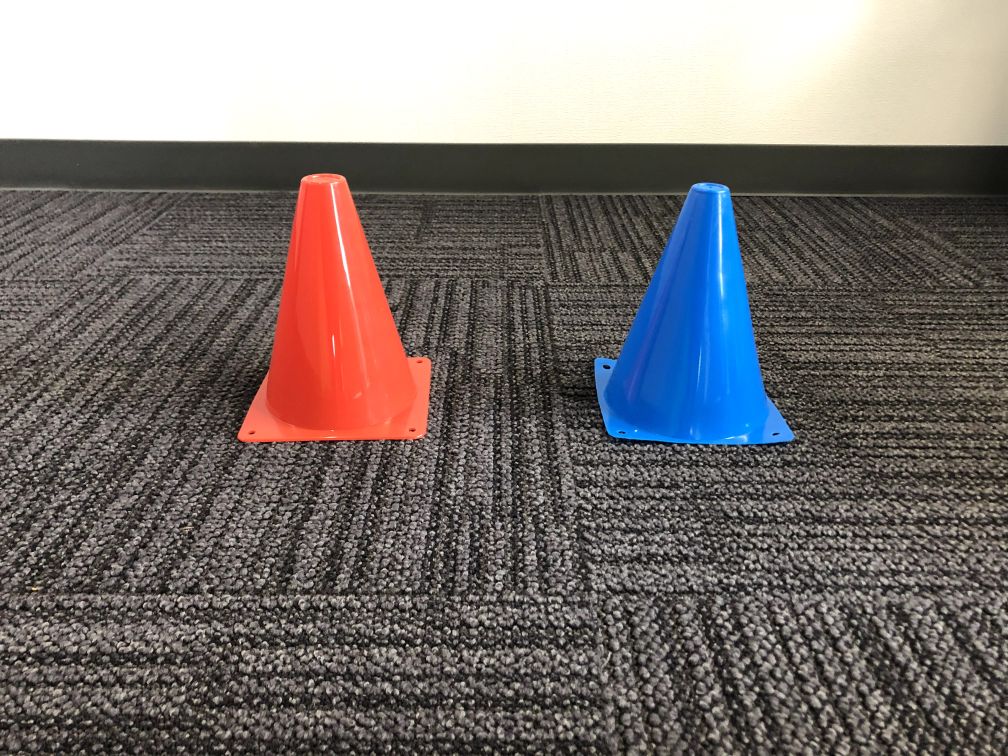
#> input picture picture/red_blue_cone.jpg, 4032 x 3024 px (shown at 1/4 size)
$ jupyter execute hsv_select.ipynb
#> lines starting #> are read from the running program, lines starting #| are printed output that depends on the picture; after the words box and inside, x2 and y2 are one past the last pixel; in counts of white or black regions, pixels touching at a corner belong together
#> further down, img is the input picture: shape (3024, 4032, 3); mean B, G, R 111.4, 113.5, 120.3
### hsv_utils.py
#############################
#### Imports
#############################
from io import BytesIO

import cv2
import IPython.display
import numpy as np
import PIL.Image


#############################
#### functions
#############################
def resize_img(img: np.ndarray, width: int = 640, height: int = 480) -> np.ndarray:
#> called with width = 640, height = 480
    h_o, w_o = img.shape[:2]
#> h_o = 3024; w_o = 4032
    aspect = w_o / h_o
#> aspect = 1.33
    if width / height >= aspect:
        h_n = height
        w_n = round(h_n * aspect)
#> w_n = 640
    else:
        w_n = width
        h_n = round(w_n / aspect)

    return cv2.resize(img, dsize=(w_n, h_n))
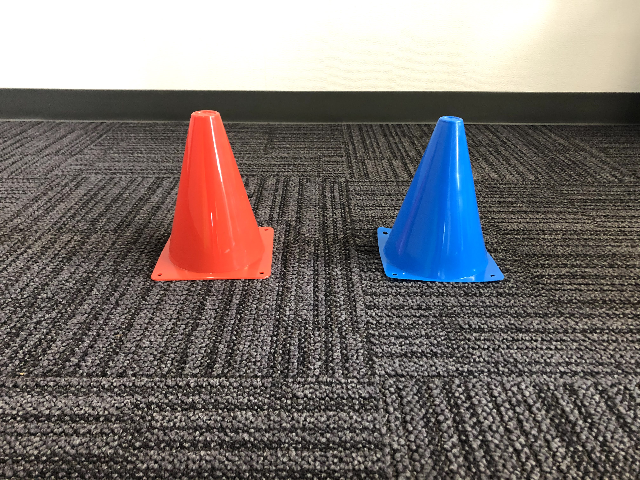
#> returned value: shape (480, 640, 3); mean of channels 0, 1, 2 111.3, 113.4, 120.2; drawn as B, G, R
#> `img_hsv = cv2.cvtColor(img, cv2.COLOR_BGR2HSV)`: img_hsv: shape (480, 640, 3); mean H, S, V 26.8, 46, 128.2
#> the sliders are set to h = [0, 360], s = [0, 255], v = [0, 255]
#> in hsv_select, `mask = cv2.inRange(img_hsv, hsv_min_new, hsv_max_new)`: mask: shape (480, 640); every value is 255


# identify cone
def identify_object(img: np.ndarray, hsv_lower: np.ndarray, hsv_upper: np.ndarray, exist_size: int) -> None:
#> called with hsv_lower = array of shape (3,), hsv_upper = array of shape (3,), exist_size = 100
    img_cp = np.copy(img)

    def find_contours(img: np.ndarray) -> tuple[np.ndarray, np.ndarray]:
        hsv = cv2.cvtColor(img, cv2.COLOR_BGR2HSV)
        hsv_lower[0] /= 2
        hsv_upper[0] /= 2
        mask = cv2.inRange(hsv, hsv_lower, hsv_upper)
        contours, _ = cv2.findContours(mask, cv2.RETR_TREE, cv2.CHAIN_APPROX_SIMPLE)
#> contours = [[[0, 0], [0, 479], [639, 479], [639, 0]]]
        return contours, mask

    def check_contours_exist(contours: np.ndarray) -> tuple[bool, np.ndarray | None]:
        greatest_contour = None

        if not contours:
            return (False, greatest_contour)
        greatest_contour = max(contours, key=cv2.contourArea)

        if cv2.contourArea(greatest_contour) < exist_size:
            return (False, greatest_contour)

        return (True, greatest_contour)

    contours, _ = find_contours(img_cp)
#> contours = [[[0, 0], [0, 479], [639, 479], [639, 0]]]
    contours_exist, greatest_contour = check_contours_exist(contours)
#> in check_contours_exist, `greatest_contour = max(contours, key=cv2.contourArea)`: greatest_contour = [[0, 0], [0, 479], [639, 479], [639, 0]]
#> contours_exist = True; greatest_contour = [[0, 0], [0, 479], [639, 479], [639, 0]]
    if contours_exist:
        cv2.drawContours(img_cp, [greatest_contour], 0, (0, 255, 0), 3)
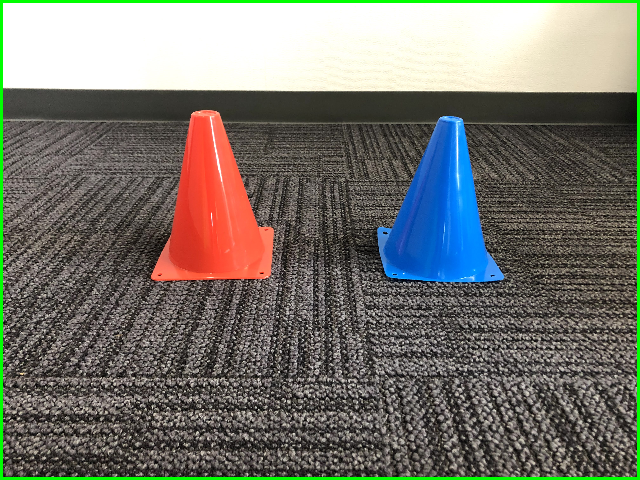
#> img_cp: shape (480, 640, 3); 2.18% of pixels changed, all inside (x1, y1, x2, y2) = (0, 0, 640, 480)

    img = cv2.cvtColor(img_cp, cv2.COLOR_RGB2BGR)
#> img: shape (480, 640, 3)
    f = BytesIO()
    PIL.Image.fromarray(img).save(f, "jpeg")
    img_jpeg = IPython.display.Image(data=f.getvalue())
    IPython.display.display_jpeg(img_jpeg)

### hsv_select.ipynb
[cell 1]
from io import BytesIO

import cv2
import IPython.display
import numpy as np
import PIL.Image
from ipywidgets import widgets

from hsv_utils import identify_object, resize_img

img_hsv = None  # Initialize global variable
img_rgb = None  # Initialize global variable

[cell 2]
def hsv_select(**kwargs) -> None:
    hsv_min = tuple([int(low) for low, high in kwargs.values()])
    hsv_max = tuple([int(high) for low, high in kwargs.values()])
    hsv_min_new = (hsv_min[0]/2, hsv_min[1], hsv_min[2])
    hsv_max_new = (hsv_max[0]/2, hsv_max[1], hsv_max[2])
    mask = cv2.inRange(img_hsv, hsv_min_new, hsv_max_new)
    img_masked = cv2.bitwise_and(img_rgb, img_rgb, mask = mask)
    f = BytesIO()
    PIL.Image.fromarray(img_masked).save(f, "jpeg")
    img_jpeg = IPython.display.Image(data=f.getvalue())
    IPython.display.display_jpeg(img_jpeg)

[cell 3]
# 画像を読み込む。
img = cv2.imread("./picture/red_blue_cone.jpg")
img = resize_img(img)

img_rgb = cv2.cvtColor(img, cv2.COLOR_BGR2RGB)
img_hsv = cv2.cvtColor(img, cv2.COLOR_BGR2HSV)

# hsvを設定するスライダー
hsv = {}
hsv["h"] = widgets.IntRangeSlider(
    value=[0, 360], min=0, max=360, description="Hue:", continuous_update=True, layout=widgets.Layout(width="100%"),
)
hsv["s"] = widgets.IntRangeSlider(
    value=[0, 255],
    min=0,
    max=255,
    description="Saturation:",
    continuous_update=True,
    layout=widgets.Layout(width="100%"),
)
hsv["v"] = widgets.IntRangeSlider(
    value=[0, 255], min=0, max=255, description="Value:", continuous_update=True, layout=widgets.Layout(width="100%"),
)


# マスクされた画像を表示
widgets.interactive(hsv_select, **hsv)

[cell 4]
# HSVの下限と上限を設定
HSV_LOWER = np.array([0, 0, 0])
HSV_UPPER = np.array([360, 255, 255])

$ run again, with picture/IMG_1632.jpg copied over picture/red_blue_cone.jpg
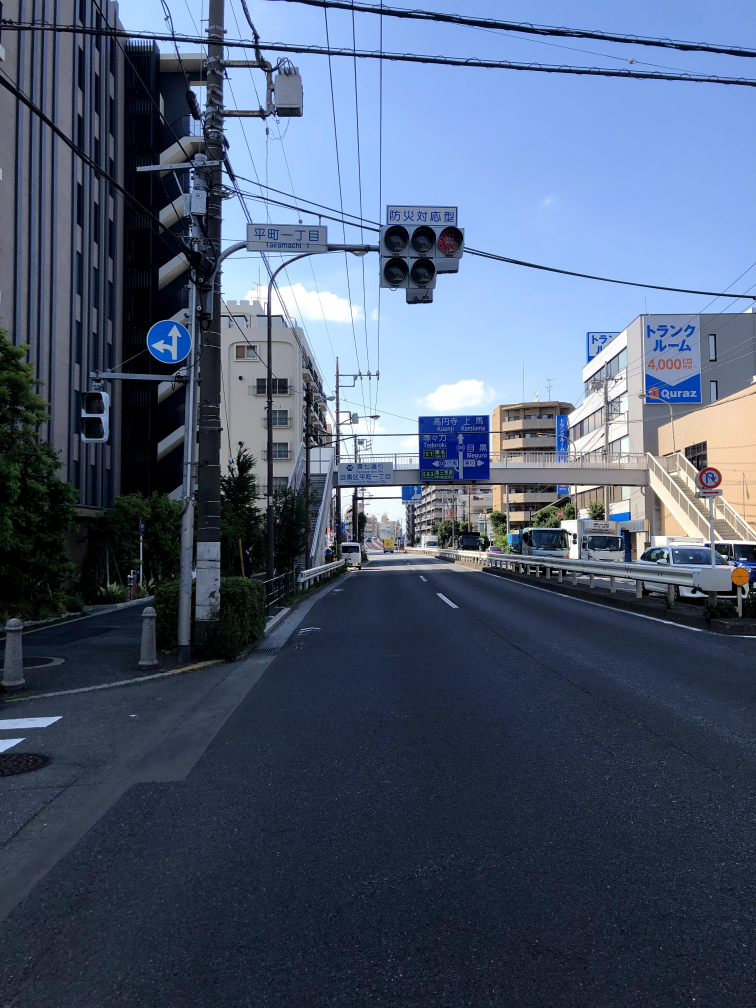
#> input picture picture/IMG_1632.jpg, 3024 x 4032 px (shown at 1/4 size)
#> img is the input picture: shape (4032, 3024, 3); mean B, G, R 114.5, 90.8, 76.5
#> in resize_img, `return cv2.resize(img, dsize=(w_n, h_n))`:
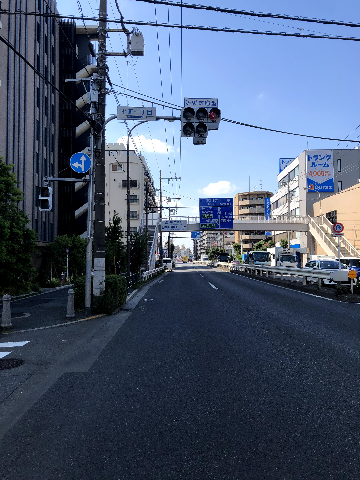
#> returned value: shape (480, 360, 3); mean of channels 0, 1, 2 114.4, 90.7, 76.4; drawn as B, G, R
#> img_hsv: shape (480, 360, 3); mean H, S, V 103.2, 107.8, 116
#> mask: shape (480, 360); every value is 255
#> in find_contours, `contours, _ = cv2.findContours(mask, cv2.RETR_TREE, cv2.CHAIN_APPROX_S..`: contours = [[[0, 0], [0, 479], [359, 479], [359, 0]]]
#> in check_contours_exist, `greatest_contour = max(contours, key=cv2.contourArea)`: greatest_contour = [[0, 0], [0, 479], [359, 479], [359, 0]]
#> in identify_object, `contours_exist, greatest_contour = check_contours_exist(contours)`: contours_exist = True; greatest_contour = [[0, 0], [0, 479], [359, 479], [359, 0]]
#> in identify_object, `cv2.drawContours(img_cp, [greatest_contour], 0, (0, 255, 0), 3)`:
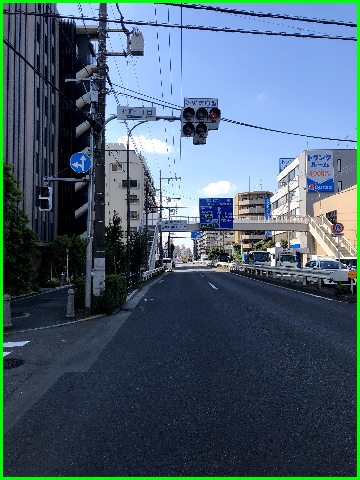
#> img_cp: shape (480, 360, 3); 2.9% of pixels changed, all inside (x1, y1, x2, y2) = (0, 0, 360, 480)
#> img: shape (480, 360, 3)

$ run again, with picture/Road.jpg copied over picture/red_blue_cone.jpg
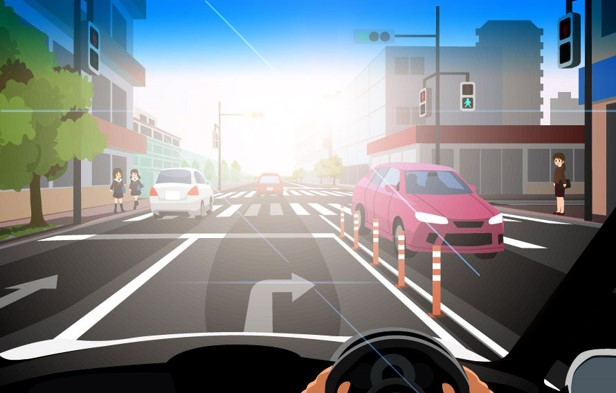
#> input picture picture/Road.jpg, 616 x 393 px
#> img is the input picture: shape (393, 616, 3); mean B, G, R 137.8, 132.6, 125.4
#> img_hsv: shape (408, 640, 3); mean H, S, V 54.8, 56.9, 149.6
#> mask: shape (408, 640); every value is 255
#> in find_contours, `contours, _ = cv2.findContours(mask, cv2.RETR_TREE, cv2.CHAIN_APPROX_S..`: contours = [[[0, 0], [0, 407], [639, 407], [639, 0]]]
#> in check_contours_exist, `greatest_contour = max(contours, key=cv2.contourArea)`: greatest_contour = [[0, 0], [0, 407], [639, 407], [639, 0]]
#> in identify_object, `contours_exist, greatest_contour = check_contours_exist(contours)`: contours_exist = True; greatest_contour = [[0, 0], [0, 407], [639, 407], [639, 0]]
#> in identify_object, `cv2.drawContours(img_cp, [greatest_contour], 0, (0, 255, 0), 3)`:
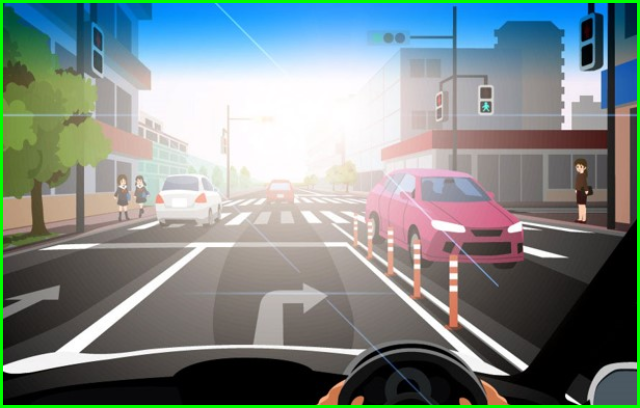
#> img_cp: shape (408, 640, 3); mean B, G, R 135.4, 136.9, 124.5
#> img: shape (408, 640, 3)
